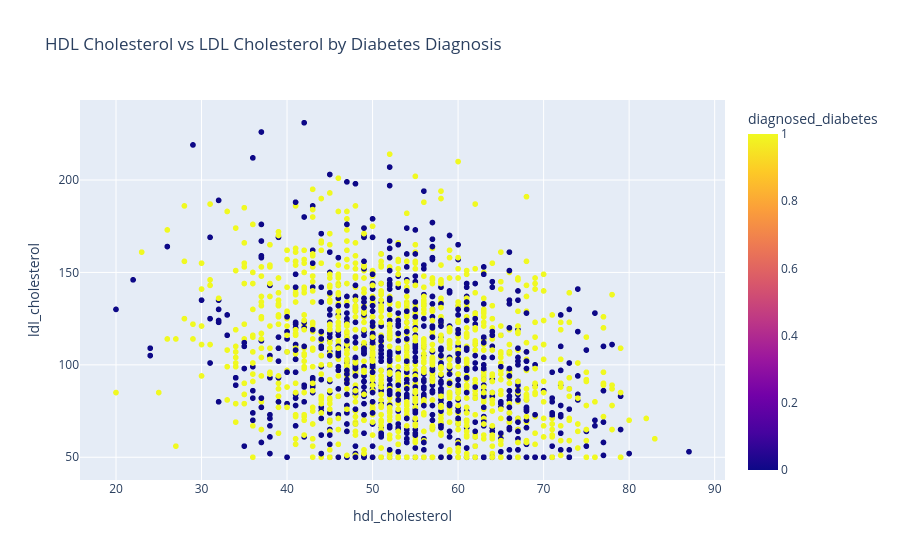

Notebook source saved alongside this figure:
### Code cell
# hdl cholesterol vs ldl cholesterol 
fig = px.scatter(df.sample(n=2000, random_state=42),
                x = 'hdl_cholesterol',
                y = 'ldl_cholesterol',
                color = 'diagnosed_diabetes',
                title = 'HDL Cholesterol vs LDL Cholesterol by Diabetes Diagnosis')
fig.show()

### Figure 1 — Plotly figure (JSON) as saved in the notebook; plotly's stock layout.template omitted (floating-point values rounded to 4 significant figures; data arrays with more than 128 entries replaced by an {"elided": "..."} marker saying what was removed)
{"data": [{"hovertemplate": "hdl_cholesterol=%{x}<br>ldl_cholesterol=%{y}<br>diagnosed_diabetes=%{marker.color}<extra></extra>", "legendgroup": "", "marker": {"color": {"elided": "2000 int values"}, "coloraxis": "coloraxis", "symbol": "circle"}, "mode": "markers", "name": "", "showlegend": false, "type": "scattergl", "x": {"elided": "2000 int values"}, "xaxis": "x", "y": {"elided": "2000 int values"}, "yaxis": "y"}], "layout": {"coloraxis": {"colorbar": {"title": {"text": "diagnosed_diabetes"}}, "colorscale": [[0, "#0d0887"], [0.1111, "#46039f"], [0.2222, "#7201a8"], [0.3333, "#9c179e"], [0.4444, "#bd3786"], [0.5556, "#d8576b"], [0.6667, "#ed7953"], [0.7778, "#fb9f3a"], [0.8889, "#fdca26"], [1, "#f0f921"]]}, "legend": {"tracegroupgap": 0}, "title": {"text": "HDL Cholesterol vs LDL Cholesterol by Diabetes Diagnosis"}, "xaxis": {"anchor": "y", "domain": [0, 1], "title": {"text": "hdl_cholesterol"}}, "yaxis": {"anchor": "x", "domain": [0, 1], "title": {"text": "ldl_cholesterol"}}}}
